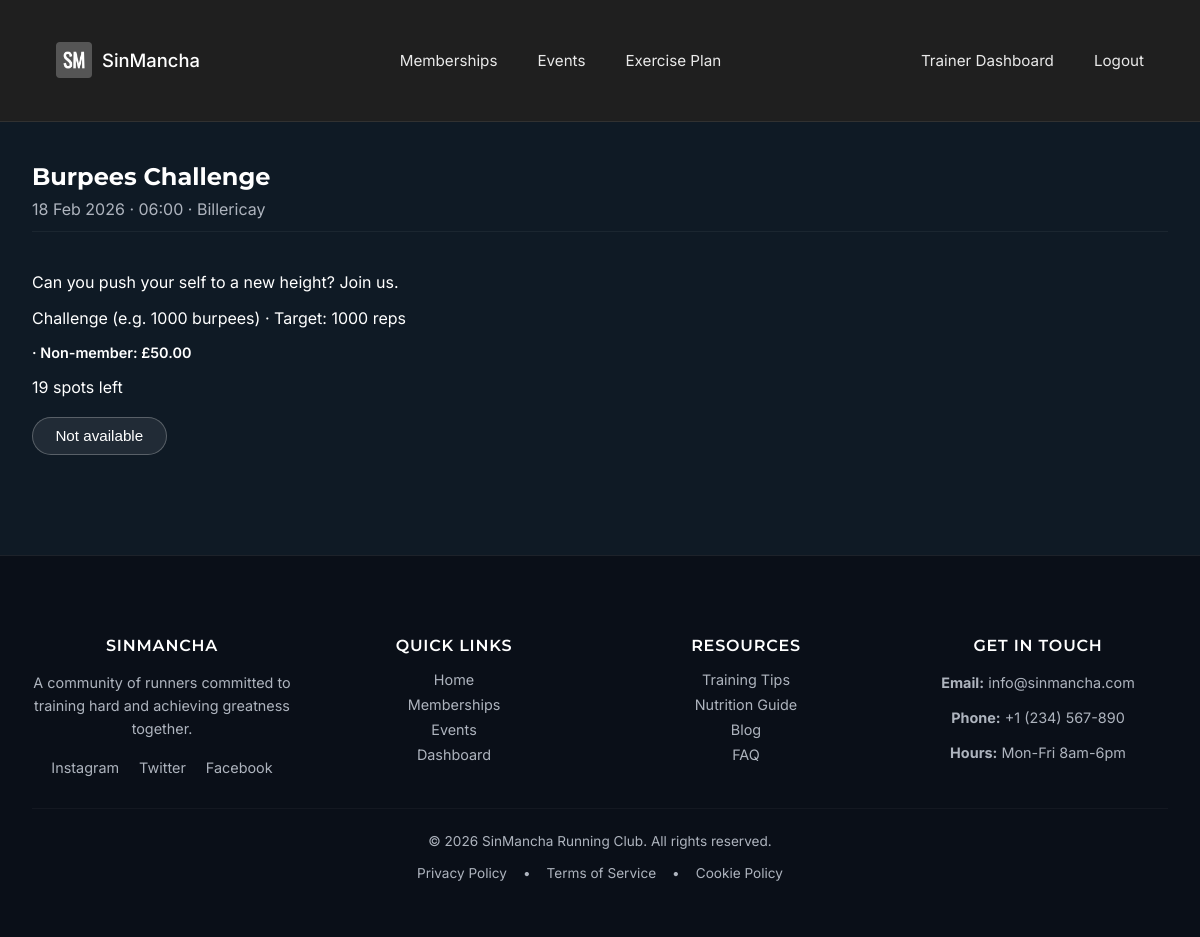
The app's page /events/2/ (signed in) with its own data.
### club/models.py (models this page shows, shortened)
class Event(models.Model):
    trainer = models.ForeignKey(
        TrainerProfile,
        on_delete=models.CASCADE,
        related_name="events",
        null=True,
        blank=True,
    )
    title = models.CharField(max_length=200)
    description = models.TextField(blank=True)
    date = models.DateField()
    start_time = models.TimeField()
    end_time = models.TimeField(blank=True, null=True)
    location = models.CharField(max_length=255, blank=True)
    EVENT_TYPE_CHOICES = [
        ("running_club", "Running club"),
        ("class", "Class / session"),
        ("challenge", "Challenge (e.g. 1000 burpees)"),
    ]
    event_type = models.CharField(
        max_length=20,
        choices=EVENT_TYPE_CHOICES,
        default="class",
    )
    distance_km = models.DecimalField(
        max_digits=4,
        decimal_places=1,
        blank=True,
        null=True,
        help_text="Optional: for running events.",
    )
    target_reps = models.PositiveIntegerField(
        blank=True,
        null=True,
        help_text="Optional: for challenge events (e.g. 1000 burpees).",
    )
    capacity = models.PositiveIntegerField(default=20)
    is_cancelled = models.BooleanField(default=False)
    price_non_member = models.DecimalField(
        max_digits=7,
        decimal_places=2,
        null=True,
        blank=True,
        help_text="Leave blank if this event is free for non-members.",
    )
    price_member = models.DecimalField(
        max_digits=7,
        decimal_places=2,
        null=True,
        blank=True,
        help_text="Leave blank if this event is free for members.",
    )
    class Meta:
        ordering = ["date", "start_time"]
    @property
    def is_past(self):
        today = timezone.now().date()
        return self.date < today
    @property
    def registrations_count(self):
        return self.registrations.filter(status="booked").count()
    @property
    def spots_left(self):
        return max(self.capacity - self.registrations_count, 0)
    @property
    def is_full(self):
        return self.spots_left <= 0

### club/views.py (the view)
# urls.py: path("events/<int:event_id>/", views.EventDetailView.as_view(), name="event_detail"),
class EventDetailView(LoginRequiredMixin, DetailView):
    model = Event
    template_name = "event_detail.html"
    context_object_name = "event"
    pk_url_kwarg = "event_id"
    def get_context_data(self, **kwargs):
        context = super().get_context_data(**kwargs)
        registration = EventRegistration.objects.filter(
            user=self.request.user,
            event=self.object
        ).first()
        context["registration"] = registration
        return context

### templates/event_detail.html (shortened to what this page needs)
{% extends "base.html" %}
{% block content %}
<section class="page-header">
  <h1>{{ event.title }}</h1>
  <p class="event-meta">
    {{ event.date }} · {{ event.start_time|time:"H:i" }}
    {% if event.location %} · {{ event.location }}{% endif %}
  </p>
</section>
<section class="container" style="padding-top: 0;">
  {% if event.description %}
    <p style="margin-bottom:1rem;">{{ event.description }}</p>
  {% endif %}
  <p class="event-type">
    {{ event.get_event_type_display }}
    {% if event.target_reps %} · Target: {{ event.target_reps }} reps{% endif %}
  </p>
  {% if event.price_member or event.price_non_member %}
    <p class="event-price">
      {% if event.price_non_member %} · Non-member: £{{ event.price_non_member }}{% endif %}
    </p>
  {% else %}
    <p class="event-price event-free">Free</p>
  {% endif %}
  <p class="event-spots">
    {% if event.is_full %}
      Fully booked
    {% else %}
      {{ event.spots_left }} spots left
    {% endif %}
  </p>
  {% if user.is_authenticated %}
    <form method="post" style="margin-top:1rem;">
      {% if registration and registration.status == "booked" %}
        <button type="submit" name="cancel" class="btn btn-secondary">Cancel booking</button>
      {% else %}
        {% if event.is_full or event.is_past %}
          <button class="btn btn-secondary" disabled>Not available</button>
        {% else %}
          <button type="submit" name="join" class="btn btn-primary">Join this event</button>
        {% endif %}
      {% endif %}
    </form>
  {% else %}
    <p style="margin-top:1rem;">
      <a href="{% url 'account_login' %}">Login</a> or
      <a href="{% url 'account_signup' %}">create an account</a> to book this event.
    </p>
  {% endif %}
</section>
{% endblock %}

### static/css/style.css (style rules this page uses)
:root { --primary-color: #1F1F1F; --accent-color: #6ec74b; --neutral-color: #FFFFFF; --secondary-neutral: #AEB4BE; --success-color: #78C957; --text-color: #FFFFFF; --background-color: #0F1A25; }
*, *::before, *::after { box-sizing: border-box; }
body { font-family: 'Inter', sans-serif; color: var(--text-color); background-color: var(--background-color); margin: 0; padding: 0; }
h1, h2, h3, h4, h5, h6 { font-family: 'Montserrat', sans-serif; color: var(--neutral-color); margin-top: 0; }
.container { max-width: 1200px; margin: 0 auto; padding: 2rem; }
.btn { background-color: var(--accent-color); color: var(--neutral-color); border: none; padding: 0.6rem 1.4rem; text-decoration: none; display: inline-block; margin: 0.25rem 0; cursor: pointer; transition: 0.25s ease; border-radius: 999px; font-size: 0.95rem; font-weight: 500; }
.btn-secondary { background: rgba(255,255,255,0.08); color: white; border: 1px solid rgba(255,255,255,0.25); }
.page-header { padding: 2.5rem 2rem 1.5rem; }
.page-header h1 { margin-bottom: 0.5rem; }
.page-header p { color: var(--secondary-neutral); margin: 0; }
.event-meta { display: flex; flex-direction: column; gap: 0.6rem; padding-bottom: 0.75rem; border-bottom: 1px solid rgba(255,255,255,0.05); }
.event-price { font-size: 0.9rem; color: var(--neutral-color); font-weight: 600; }

### records on screen
Event: title "Burpees Challenge", date "18 Feb 2026", start_time "06:00", location "Billericay", description "Can you push your self to a new height? Join us.", event_type "Challenge (e.g. 1000 burpees)", target_reps "1000", price_non_member "50.00", spots_left "19"
